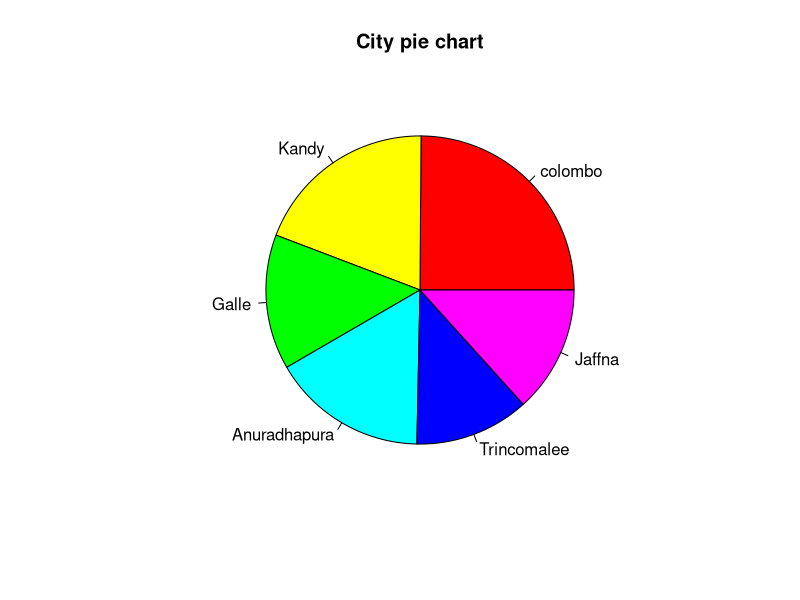

Generate this figure with R:
values <- c(580000, 450000, 330000, 380000, 280000, 310000)
labels <- c("colombo", "Kandy", "Galle", "Anuradhapura", "Trincomalee", "Jaffna")
pie(values, labels, main="City pie chart", col=rainbow(length(values)))
